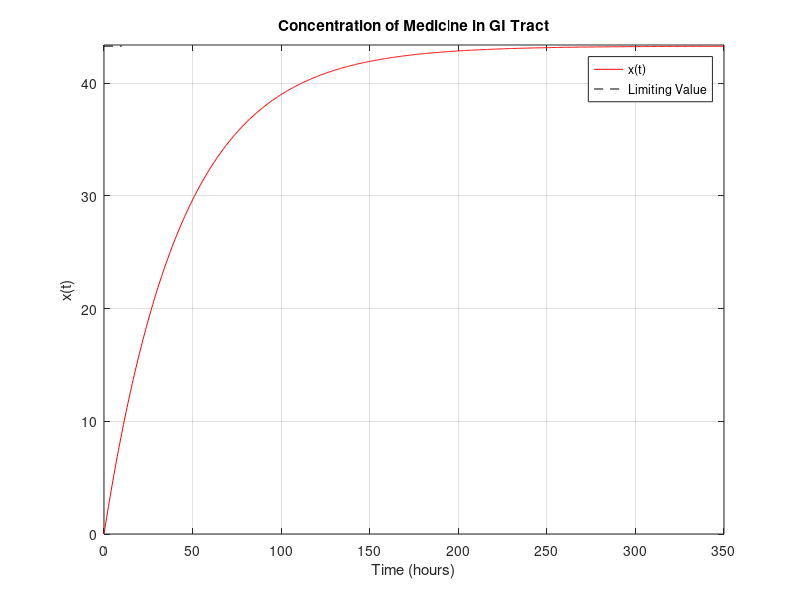
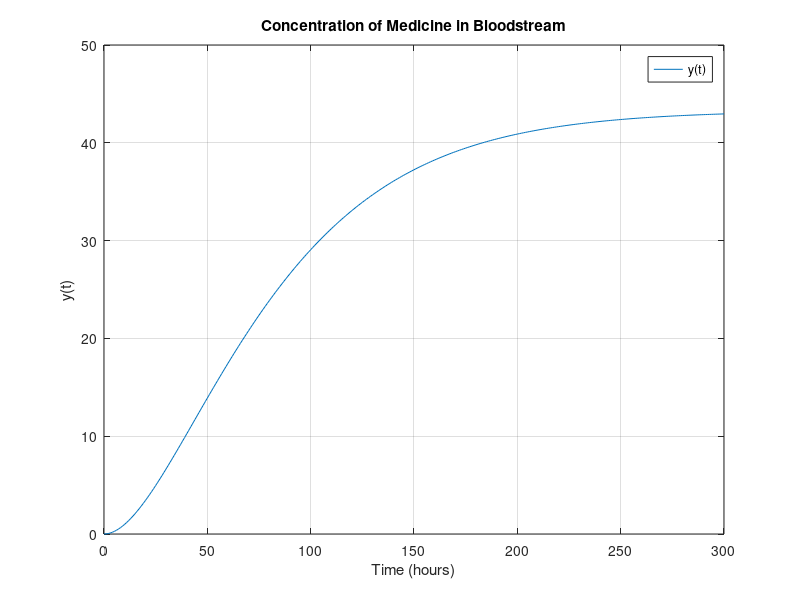

MATLAB code to generate these figures, in order:
clc;
clear all;
% Define parameters
k = 0.0231;
k = 0.0231;
I = 1;

% Define time range
t = 0:0.5:350;  % Time in hours, with a step of 0.1 hour

% Solve the differential equations using analytical solutions
x = I ./ k * (1 - exp(-k*t));
x_lim = I / k;  % x approaches I/k1 as t approaches infinity
y_lim = I * k / (k - k);  % y approaches I*k1/(k1-k2) as t approaches infinity

% Plot x(t)
figure;
plot(t, x, 'r');
xlabel('Time (hours)');
ylabel('x(t)');
title('Concentration of Medicine in GI Tract');
ylim([0 x_lim + 0.1]);  % adjust y-axis limits slightly to show limiting value
hold on;  % to overlay horizontal line for limiting value
plot([0 10], [x_lim x_lim], 'k--', 'LineWidth', 0.5);  % plot horizontal line for limiting value
legend('x(t)', 'Limiting Value');
grid on;

% Plot y(t)

c = @(t) (I/k)*(1-exp(-k*t));

t_max = 300;

t = 0:1:t_max;

x = zeros(1,t_max+1);
y = zeros(1,t_max+1);

c2 = @(t) ( (I/k)*(1-((k*t) + 1)*exp(-k*t)) );

for i=1:1:t_max+1
    x(i) = c(i-1);
end

for i=1:1:t_max+1
    y(i) = c2(i-1);
end
figure;
plot(t,y);

xlabel('Time (hours)');
ylabel('y(t)');
title('Concentration of Medicine in Bloodstream');

hold on;  

legend('y(t)', 'Limiting Value');
grid on;

% Display limiting values
fprintf('Limiting value of x(t): %.4f\n', 1/k);
fprintf('Limiting value of y(t): %.4f\n', 1/k);
